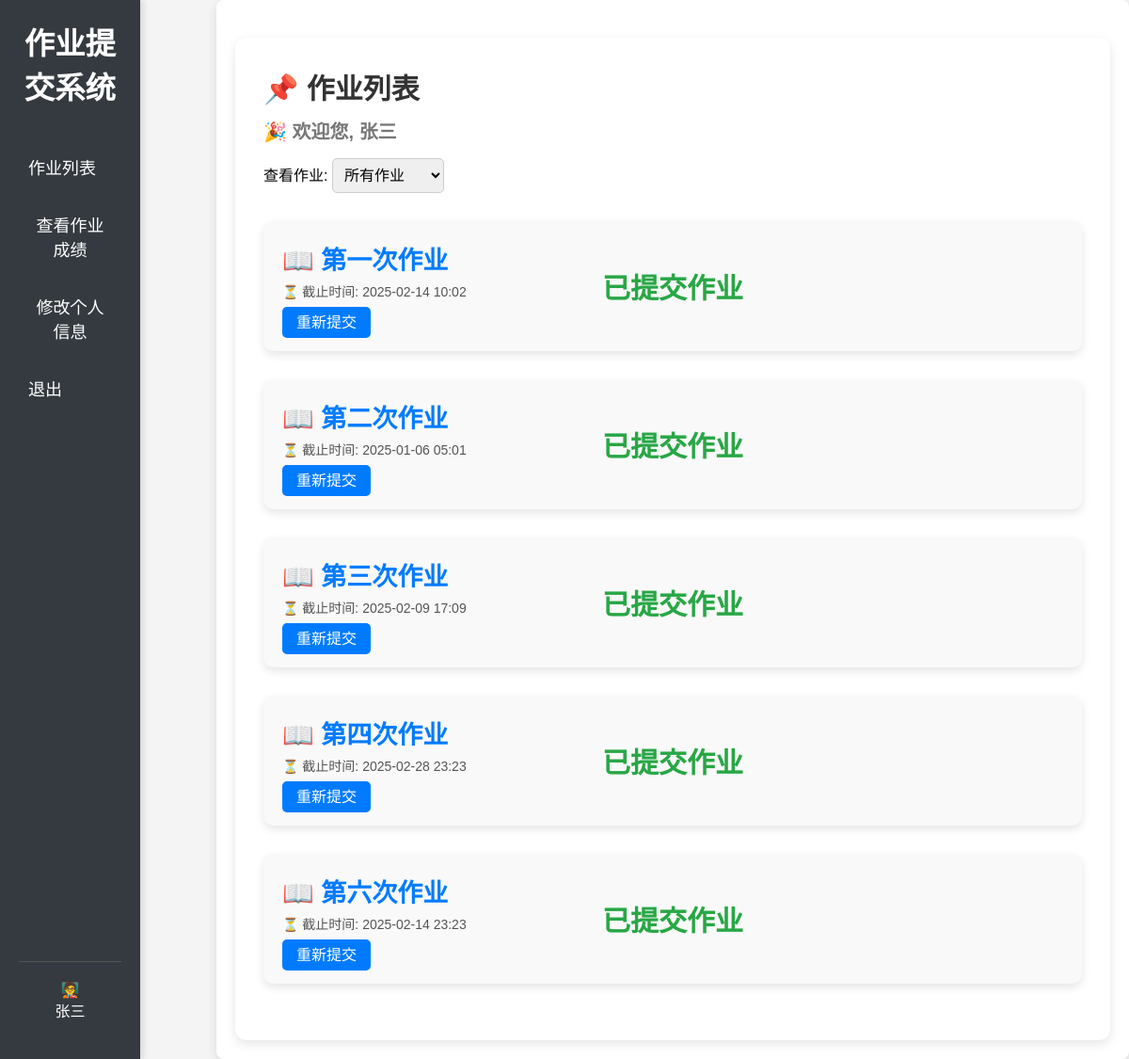
The page /assignments/ (signed in) on the database as committed earlier.
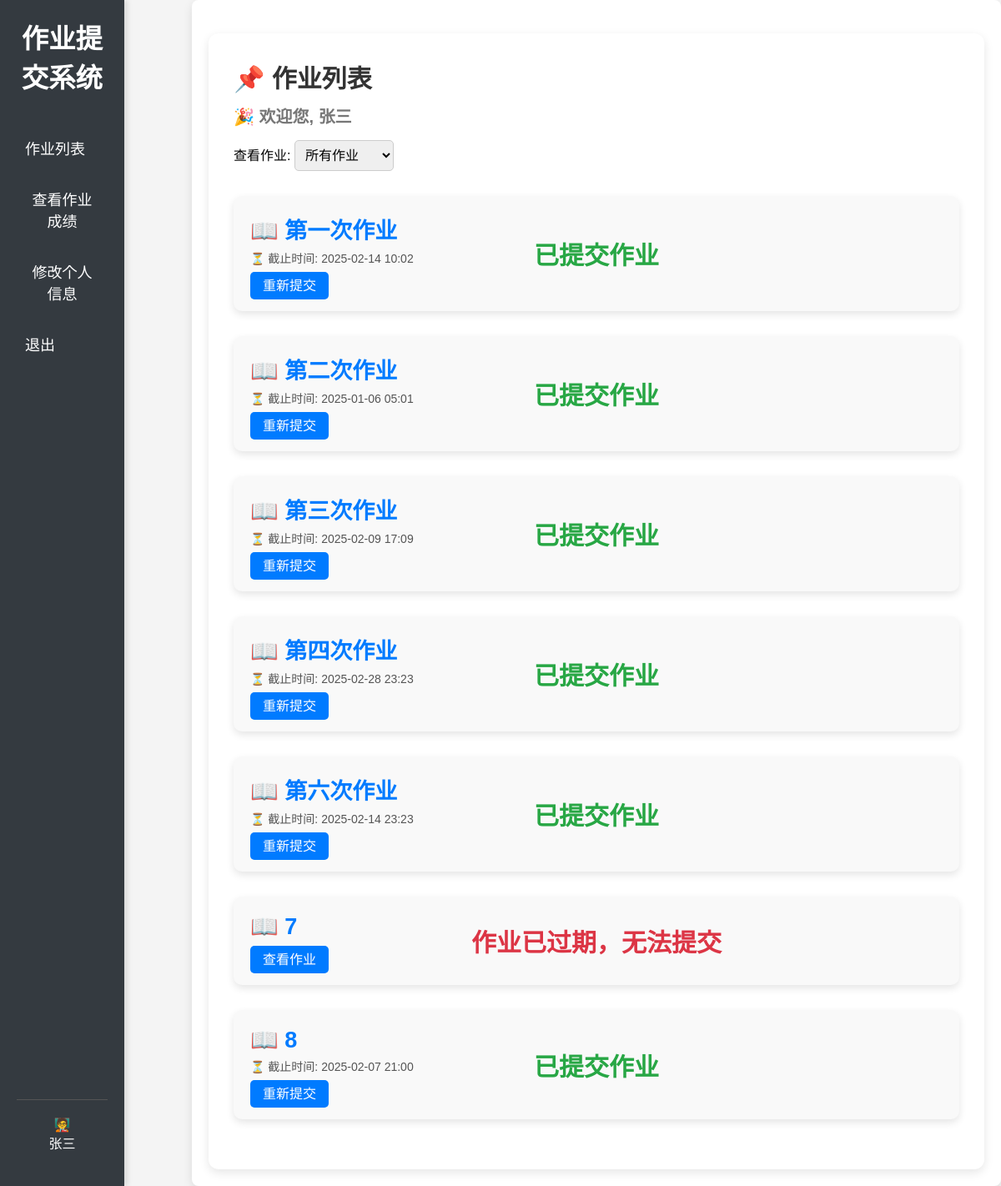
The same page on the database as committed later.
### assignment_system/models.py (models this page shows, shortened)
class Assignment(models.Model):
    title = models.CharField(max_length=200)
    description = models.TextField()
    due_date = models.DateTimeField()
    file = models.FileField(upload_to='submissions/', blank=True, null=True)
    custom_fields = models.JSONField(default=list, blank=True, null=True)

### assignment_system/views.py (the view)
# urls.py: path('assignments/', views.assignment_list, name='assignment_list'),  # 学生查看所有作业
def assignment_list(request):
    now = timezone.now()
    filter_type = request.GET.get('filter', 'all')  # 获取URL中的filter参数，默认值为'all'
    assignments = Assignment.objects.all()
    submissions = Submission.objects.filter(
        student=request.user,
        assignment=OuterRef('pk')
    )
    assignments = assignments.annotate(has_submission=Exists(submissions))
    if filter_type == 'not_submitted':
        assignments = assignments.filter(has_submission=False)
    elif filter_type == 'all':
        assignments = assignments.all()
    return render(request, 'assignment_list.html', {
        'assignments': assignments,
        'now': now,
        'filter': filter_type,
    })

### assignment_system/templates/assignment_list.html (shortened to what this page needs)
{% extends 'base.html' %}
{% block content %}
<div class="container">
    <div class="header">
        <h2 class="title">📌 作业列表</h2>
        <h3 class="welcome">🎉 欢迎您, {{ user.name }}</h3>
        <div class="filter-options">
            <label for="assignment-filter">查看作业:</label>
            <select id="assignment-filter" onchange="location = this.value;">
                <option value="{% url 'assignment_list' %}?filter=all" {% if filter == 'all' %}selected{% endif %}>所有作业</option>
            </select>
        </div>
    </div>
    <ul class="assignment-list">
        {% for assignment in assignments %}
            <li class="assignment-item">
                <div class="assignment-info">
                    <a  class="assignment-link">
                        <h2>📖 {{ assignment.title }}</h2>
                    </a>
                    {% if assignment.due_date > now or assignment.has_submission %}
                    <span class="due-date">⏳ 截止时间: {{ assignment.due_date|date:"Y-m-d H:i" }}</span>
                    {% endif %}
                    <div class="submit-actions">
                        {% if assignment.has_submission %}
                        <a href="{% url 'student_submission' assignment.id %}" class="submit-button">重新提交</a>
                        {% else %}
                        <a href="{% url 'student_submission' assignment.id %}" class="submit-button">查看作业</a>
                        {% endif %}
                    </div>
                </div>
                <div class="status-container">
                    {% if assignment.has_submission %}
                    <span class="status status-submitted">已提交作业</span>
                    {% else %}
                    {% if assignment.due_date < now %}
                    <span class="status status-overdue">作业已过期，无法提交</span>
                    {% else %}
                    <span class="status status-not-submitted">未提交作业</span>
                    {% endif %}
                    {% endif %}
                </div>
            </li>
        {% empty %}
            <li class="no-assignment">暂无作业</li>
        {% endfor %}
    </ul>
</div>
{% endblock %}

Rows that differ between the two databases and show on the page:
added Assignment: title "7", shows "查看作业", shows "作业已过期，无法提交"
added Assignment: title "8", due_date "2025-02-07 21:00", shows "重新提交", shows "已提交作业"
